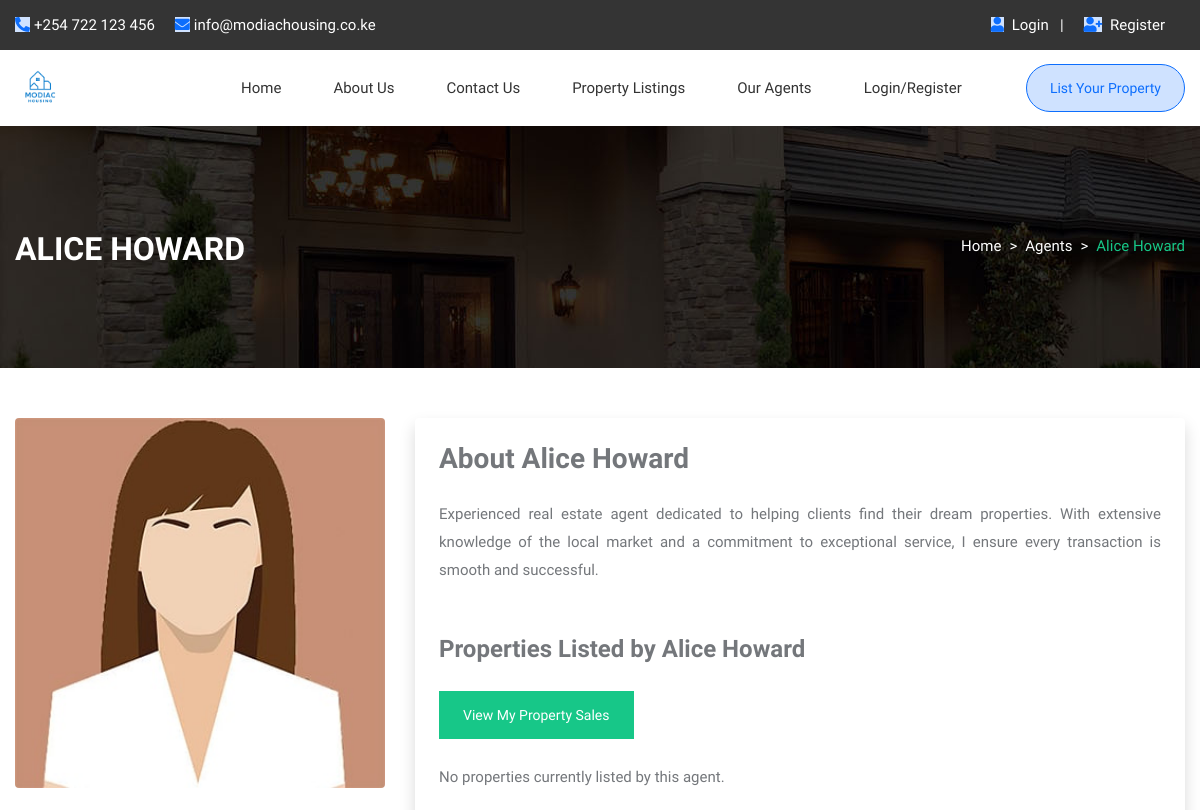
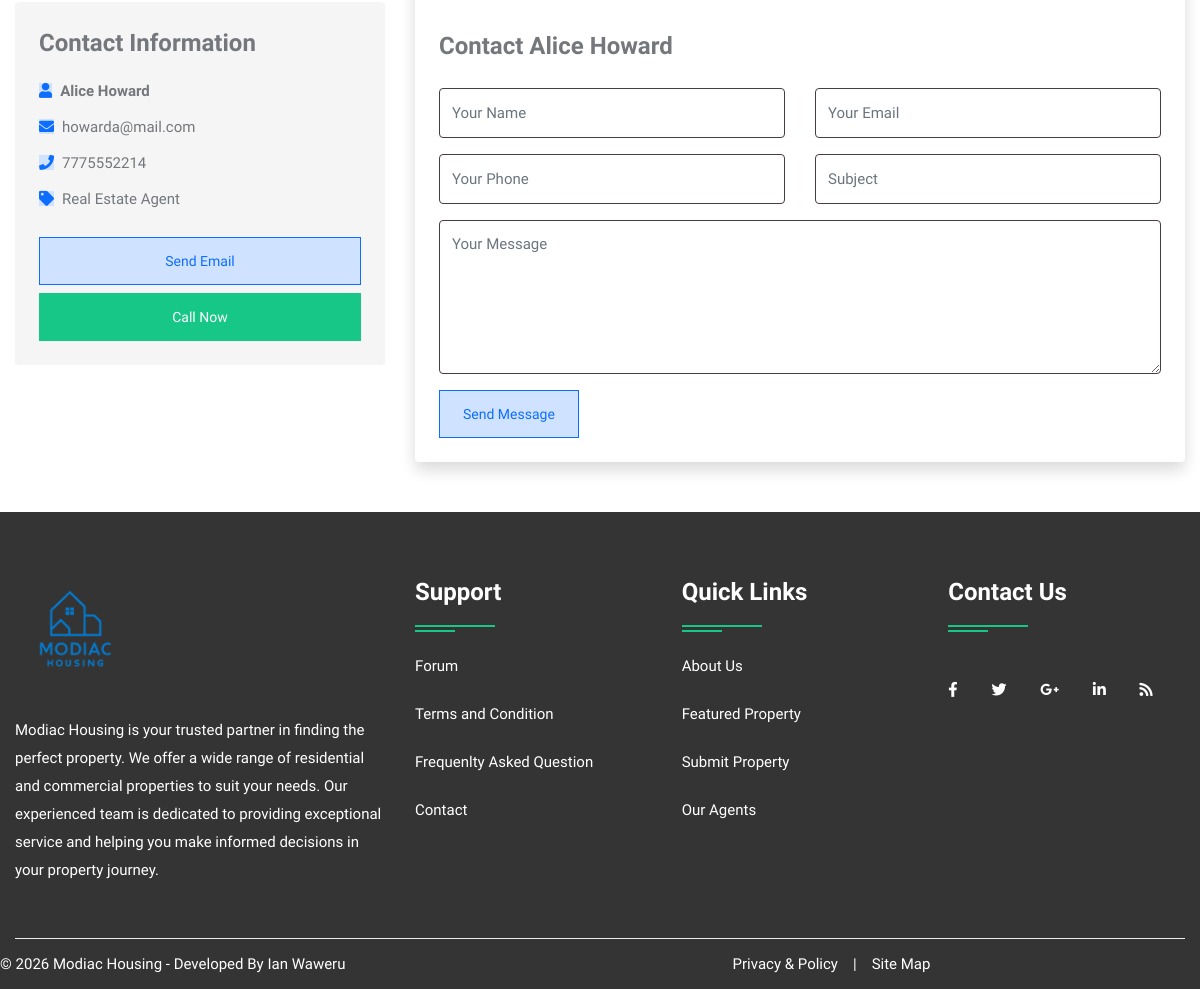
/agent-profile.php?id=29, run on the app's committed database (2 pictures, top to bottom).
### tables this page shows
CREATE TABLE `user` (
    `uid` int(50) NOT NULL,
    `uname` varchar(100) NOT NULL,
    `uemail` varchar(100) NOT NULL,
    `uphone` varchar(20) NOT NULL,
    `upass` varchar(50) NOT NULL,
    `utype` varchar(50) NOT NULL,
    `uimage` varchar(300) NOT NULL
);

### agent-profile.php (the view, shortened to what this page needs)
<?php
include("config.php");
$agent_id = isset($_GET['id']) ? intval($_GET['id']) : 0;
$agent_query = mysqli_query($con, "SELECT * FROM user WHERE uid = $agent_id AND utype='agent'");
$agent = mysqli_fetch_array($agent_query);
$properties_query = mysqli_query($con, "SELECT * FROM property WHERE uid = $agent_id AND status='available' ORDER BY date DESC");
?>
<!DOCTYPE html>
<html lang="en">
<head>
    <link rel="stylesheet" type="text/css" href="css/bootstrap.min.css">
    <link rel="stylesheet" type="text/css" href="css/bootstrap-slider.css">
    <link rel="stylesheet" type="text/css" href="css/jquery-ui.css">
    <link rel="stylesheet" type="text/css" href="css/layerslider.css">
    <link rel="stylesheet" type="text/css" href="css/color.css" id="color-change">
    <link rel="stylesheet" type="text/css" href="css/owl.carousel.min.css">
    <link rel="stylesheet" type="text/css" href="css/font-awesome.min.css">
    <link rel="stylesheet" type="text/css" href="fonts/flaticon/flaticon.css">
    <link rel="stylesheet" type="text/css" href="css/style.css">
</head>
<body>
<div id="page-wrapper">
    <div class="row">
        <?php include("include/header.php");?>
        <div class="banner-full-row page-banner" style="background-image:url('images/breadcromb.jpg');">
            <div class="container">
                <div class="row">
                    <div class="col-md-6">
                        <h2 class="page-name float-left text-white text-uppercase mt-1 mb-0"><b><?php echo $agent['uname']; ?></b></h2>
                    </div>
                    <div class="col-md-6">
                        <nav aria-label="breadcrumb" class="float-left float-md-right">
                            <ol class="breadcrumb bg-transparent m-0 p-0">
                                <li class="breadcrumb-item text-white"><a href="index.php">Home</a></li>
                                <li class="breadcrumb-item text-white"><a href="agent.php">Agents</a></li>
                                <li class="breadcrumb-item active"><?php echo $agent['uname']; ?></li>
                            </ol>
                        </nav>
                    </div>
                </div>
            </div>
        </div>
        <div class="full-row">
            <div class="container">
                <div class="row">
                    <div class="col-lg-4">
                        <div class="agent-photo">
                            <img src="admin/user/<?php echo $agent['uimage'];?>" alt="<?php echo $agent['uname'];?>" class="img-fluid rounded">
                        </div>
                        <div class="agent-contact-info bg-gray p-4 rounded mt-4">
                            <h4 class="mb-3">Contact Information</h4>
                            <ul class="list-unstyled">
                                <li class="mb-2"><i class="fas fa-user text-success mr-2"></i><strong><?php echo $agent['uname'];?></strong></li>
                                <li class="mb-2"><i class="fas fa-envelope text-success mr-2"></i><?php echo $agent['uemail'];?></li>
                                <li class="mb-2"><i class="fas fa-phone text-success mr-2"></i><?php echo $agent['uphone'];?></li>
                                <li class="mb-2"><i class="fas fa-tag text-success mr-2"></i>Real Estate Agent</li>
                            </ul>
                            <div class="mt-4">
                                <a href="mailto:<?php echo $agent['uemail'];?>" class="btn btn-success d-block mb-2">Send Email</a>
                                <a href="tel:<?php echo $agent['uphone'];?>" class="btn btn-primary d-block">Call Now</a>
                            </div>
                        </div>
                    </div>
                    <div class="col-lg-8">
                        <div class="agent-details bg-white p-4 rounded shadow">
                            <h3 class="mb-4">About <?php echo $agent['uname'];?></h3>
                            <p class="text-justify"><?php echo isset($agent['aboutme']) && !empty($agent['aboutme']) ? $agent['aboutme'] : 'Experienced real estate agent dedicated to helping clients find their dream properties. With extensive knowledge of the local market and a commitment to exceptional service, I ensure every transaction is smooth and successful.';?></p>
                            <h4 class="mt-5 mb-4">Properties Listed by <?php echo $agent['uname'];?></h4>
                            <a href="agent/purchased_properties.php" class="btn btn-primary mb-4">View My Property Sales</a>
                            <?php if(mysqli_num_rows($properties_query) > 0): ?>
                                <div class="row">
                                <?php while($property = mysqli_fetch_array($properties_query)): ?>
                                    <div class="col-md-6 mb-4">
                                        <div class="property-item">
                                            <div class="property-image">
                                                <img src="admin/property/<?php echo $property['pimage'];?>" alt="<?php echo $property['title'];?>" class="img-fluid rounded">
                                                <div class="property-price">KSh <?php echo number_format($property['price']);?></div>
                                            </div>
                                            <div class="property-content mt-3">
                                                <h5><a href="propertydetail.php?pid=<?php echo $property['pid'];?>"><?php echo $property['title'];?></a></h5>
                                                <p><i class="fas fa-map-marker-alt text-success"></i> <?php echo $property['location'];?>, <?php echo $property['city'];?></p>
                                                <div class="property-features">
                                                    <span><i class="fas fa-bed"></i> <?php echo $property['bedroom'];?> Beds</span>
                                                    <span><i class="fas fa-bath"></i> <?php echo $property['bathroom'];?> Baths</span>
                                                    <span><i class="fas fa-expand"></i> <?php echo $property['size'];?> sqft</span>
                                                </div>
                                            </div>
                                        </div>
                                    </div>
                                <?php endwhile; ?>
                                </div>
                            <?php else: ?>
                                <p>No properties currently listed by this agent.</p>
                            <?php endif; ?>
                            <div class="contact-agent mt-5">
                                <h4 class="mb-4">Contact <?php echo $agent['uname'];?></h4>
                                <form id="contactAgentForm">
                                    <div class="row">
                                        <div class="col-md-6 mb-3">
                                            <input type="text" class="form-control" placeholder="Your Name" required>
                                        </div>
                                        <div class="col-md-6 mb-3">
                                            <input type="email" class="form-control" placeholder="Your Email" required>
                                        </div>
                                    </div>
                                    <div class="row">
                                        <div class="col-md-6 mb-3">
                                            <input type="tel" class="form-control" placeholder="Your Phone" required>
                                        </div>
                                        <div class="col-md-6 mb-3">
                                            <input type="text" class="form-control" placeholder="Subject" required>
                                        </div>
                                    </div>
                                    <div class="mb-3">
                                        <textarea class="form-control" rows="4" placeholder="Your Message" required></textarea>
                                    </div>
                                    <button type="submit" class="btn btn-success">Send Message</button>
                                </form>
                            </div>
                        </div>
                    </div>
                </div>
            </div>
        </div>
        <?php include("include/footer.php");?>
    </div>
</div>
</body>
</html>

### css/color.css (style rules this page uses)
:root { --theme-ordinary-color: #74777b; }
:root { --theme-primary-color: #17c788; }
:root { --theme-secondary-color: #0d1432; }
:root { --theme-white-color: #fff; }
:root { --theme-light-color: #f8f8f8; }
:root { --theme-gray-color: #f5f5f5; }
:root { --theme-footer-color: #091b4b; }
:root { --theme-dark-color: #091b4b; }
:root { --text-light-color: #a3a7af; }
:root { --theme-primary-opacity-color: rgba(11, 191, 141, .8); }
:root { --theme-secondary-opacity-color: rgba(13,20,50,0.7); }
:root { --theme-white-opacity-color: rgba(255, 255, 255, 0.3); }
:root { --theme-dark-opacity-color: rgba(0, 0, 0, 0.5); }
:root { --theme-ordinary-font: 'Muli', sans-serif; }
:root { --theme-highlight-font: 'Comfortaa', cursive; }

### css/style.css (style rules this page uses)
.container, .container-fluid { transition: all 0.6s ease 0s; -moz-transition: all 0.6s ease 0s; -webkit-transition: all 0.6s ease 0s; -o-transition: all 0.6s ease 0s; }
#page-wrapper { padding-left: 15px; padding-right: 15px; background-color: #fff; overflow: hidden !important; position: relative; }
.text-ordinary, a.text-ordinary, .text-ordinary a, body, .dropdown-item, .footer-widget li a, .text-ordinary .jslider .jslider-label, .breadcrumb-item > a, .list-text-white a.dropdown-item { color: var(--theme-ordinary-color); }
.icon-primary, .icon-primary i, .icon-primary svg, .hover-primary-nav .navbar-nav .nav-link.active, .hover-primary-nav .navbar-nav .nav-link:hover, .top-header .dropdown-toggle::after, .footer-widget li a:hover, .check-submit li input[type="checkbox"]:checked + label::before, .property-btn li a.active, .property-btn li a:hover, .hover-primary-nav .navbar-nav .nav-link:hover, .breadcrumb-item > a:hover, .copyright .line-menu a:hover, .dashboard-top-left .dropdown-toggle::before, .dashboard-panel .message-list .message-action a:hover, .breadcrumb-item.active, .navigation_link_widget li a:hover, .flat-primary [class^="flaticon-"]::before, .list-text-white a.dropdown-item:hover { color: var(--theme-primary-color); }
.list-text-white li, .list-text-white a, .hover-text-white:hover, .white-nav .navbar-nav .nav-link, .text-white a, hover-text-white-nav .navbar-nav .nav-link.active, .hover-text-white-nav .navbar-nav .nav-link:hover, .hover-text-white-nav .navbar-nav .nav-link:focus, .view-category button.active a, .property-video a { color: var(--theme-white-color); }
.bg-gray { background-color: var(--theme-gray-color) !important; }
.btn-primary, .btn-primary:hover, .btn-ordinary:hover { color: var(--theme-white-color); background-color: var(--theme-primary-color); border-color: var(--theme-primary-color); }
.transation-3s, .transation-3s:hover, .hover-zoomer img, .hover-bg-white, a, a:hover, .btn, .btn:hover, .radio-check label, .message-list li .message-action, .timeline-item .circle, .timeline-item .date-time, .clip-item .fa-times { -moz-transition: all 300ms ease-in-out 0s; -webkit-transition: all 300ms ease-in-out 0s; -o-transition: all 300ms ease-in-out 0s; -ms-transition: all 300ms ease-in-out 0s; transition: all 300ms ease-in-out 0s; }
body { font-family: var(--theme-ordinary-font); font-size: 15px; line-height: 28px; }
h1, .h1, h2, .h2, h3, .h3, h4, .h4, h5, .h5, h6, .h6 { font-family: var(--theme-highlight-font); font-weight: 700; }
h4, .h4 { line-height: 35px; }
ul, ol { padding: 0; margin: 0; list-style: none; }
p { line-height: 28px; margin-bottom: 10px; }
a, a:hover, .btn-link, .btn-link:hover { text-decoration: none; cousor: pointer; }
img { width: 100%; }
button, button:focus { border: none; outline: none; }
.btn { padding: 0px 23px; font-size: 14px; border-radius: 0; line-height: 46px; font-weight: 500; }
.full-row { position: relative; width: 100%; padding: 50px 0; }
.banner-full-row { position: relative; width: 100%; padding: 100px 0; }
.page-banner .breadcrumb-item { line-height: 40px; }
.page-banner .breadcrumb-item + .breadcrumb-item::before { content: ">"; color: #fff; }
.form-control { font-family: var(--theme-ordinary-font); font-size: 15px; height: 50px; border-color: #483c3c; line-height: 35px; }
::placeholder { font: var(--theme-ordinary-font); font-size: 15px; font-weight: 400; color: #fff; }
nav { display: flex; align-items: center; flex-wrap: wrap; }
.btn-success, .text-success, .bg-success { color: #0d6efd !important; background-color: #cfe2ff !important; border-color: #0d6efd !important; }
.text-success { color: #0d6efd !important; }

### data on the page
user: uname "ALICE HOWARD", uname "Alice Howard", uimage (picture), uemail "howarda@mail.com", uphone "7775552214"
